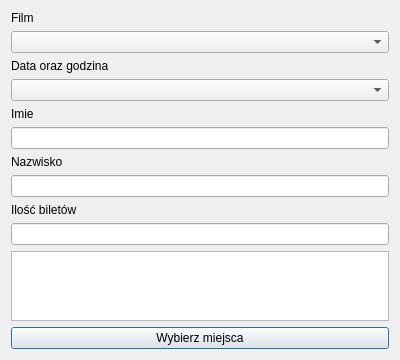
<?xml version="1.0" encoding="UTF-8"?>
<ui version="4.0">
 <class>newReservation</class>
 <widget class="QDialog" name="newReservation">
  <property name="geometry">
   <rect>
    <x>0</x>
    <y>0</y>
    <width>400</width>
    <height>311</height>
   </rect>
  </property>
  <property name="windowTitle">
   <string>Nowa rezerwacja</string>
  </property>
  <property name="modal">
   <bool>false</bool>
  </property>
  <layout class="QVBoxLayout" name="verticalLayout">
   <item>
    <widget class="QLabel" name="label">
     <property name="text">
      <string>Film</string>
     </property>
    </widget>
   </item>
   <item>
    <widget class="QComboBox" name="movieCB"/>
   </item>
   <item>
    <widget class="QLabel" name="label_2">
     <property name="text">
      <string>Data oraz godzina</string>
     </property>
    </widget>
   </item>
   <item>
    <widget class="QComboBox" name="dateCB"/>
   </item>
   <item>
    <widget class="QLabel" name="nameLabel">
     <property name="text">
      <string>Imie</string>
     </property>
    </widget>
   </item>
   <item>
    <widget class="QLineEdit" name="nameLE"/>
   </item>
   <item>
    <widget class="QLabel" name="surnameLabel">
     <property name="text">
      <string>Nazwisko</string>
     </property>
    </widget>
   </item>
   <item>
    <widget class="QLineEdit" name="surnameLE"/>
   </item>
   <item>
    <widget class="QLabel" name="ticketLabel">
     <property name="text">
      <string>Ilość biletów</string>
     </property>
    </widget>
   </item>
   <item>
    <widget class="QLineEdit" name="ticketLE">
     <property name="inputMethodHints">
      <set>Qt::ImhDigitsOnly</set>
     </property>
    </widget>
   </item>
   <item>
    <widget class="QTextBrowser" name="infoBrowser">
     <property name="enabled">
      <bool>true</bool>
     </property>
    </widget>
   </item>
   <item>
    <widget class="QPushButton" name="pushButton">
     <property name="text">
      <string>Wybierz miejsca</string>
     </property>
    </widget>
   </item>
  </layout>
 </widget>
 <resources/>
 <connections/>
</ui>
